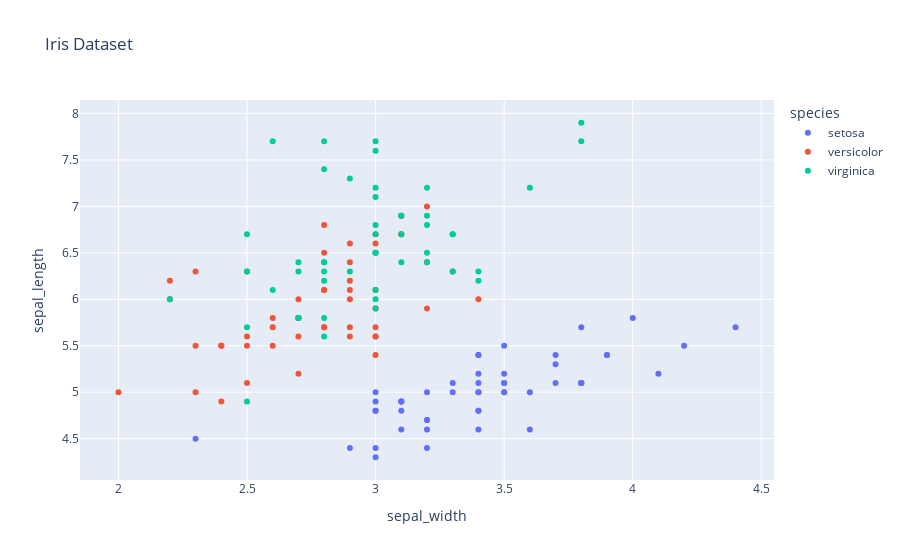

Notebook code for this chart:
### Code cell
fig = px.scatter(df, x="sepal_width", y="sepal_length", color="species", title="Iris Dataset")
fig

### Figure 1 — Plotly figure (JSON) as saved in the notebook; plotly's stock layout.template omitted (floating-point values rounded to 4 significant figures)
{"data": [{"hovertemplate": "species=setosa<br>sepal_width=%{x}<br>sepal_length=%{y}<extra></extra>", "legendgroup": "setosa", "marker": {"color": "#636efa", "symbol": "circle"}, "mode": "markers", "name": "setosa", "orientation": "v", "showlegend": true, "type": "scatter", "x": [3.5, 3, 3.2, 3.1, 3.6, 3.9, 3.4, 3.4, 2.9, 3.1, 3.7, 3.4, 3, 3, 4, 4.4, 3.9, 3.5, 3.8, 3.8, 3.4, 3.7, 3.6, 3.3, 3.4, 3, 3.4, 3.5, 3.4, 3.2, 3.1, 3.4, 4.1, 4.2, 3.1, 3.2, 3.5, 3.1, 3, 3.4, 3.5, 2.3, 3.2, 3.5, 3.8, 3, 3.8, 3.2, 3.7, 3.3], "xaxis": "x", "y": [5.1, 4.9, 4.7, 4.6, 5, 5.4, 4.6, 5, 4.4, 4.9, 5.4, 4.8, 4.8, 4.3, 5.8, 5.7, 5.4, 5.1, 5.7, 5.1, 5.4, 5.1, 4.6, 5.1, 4.8, 5, 5, 5.2, 5.2, 4.7, 4.8, 5.4, 5.2, 5.5, 4.9, 5, 5.5, 4.9, 4.4, 5.1, 5, 4.5, 4.4, 5, 5.1, 4.8, 5.1, 4.6, 5.3, 5], "yaxis": "y"}, {"hovertemplate": "species=versicolor<br>sepal_width=%{x}<br>sepal_length=%{y}<extra></extra>", "legendgroup": "versicolor", "marker": {"color": "#EF553B", "symbol": "circle"}, "mode": "markers", "name": "versicolor", "orientation": "v", "showlegend": true, "type": "scatter", "x": [3.2, 3.2, 3.1, 2.3, 2.8, 2.8, 3.3, 2.4, 2.9, 2.7, 2, 3, 2.2, 2.9, 2.9, 3.1, 3, 2.7, 2.2, 2.5, 3.2, 2.8, 2.5, 2.8, 2.9, 3, 2.8, 3, 2.9, 2.6, 2.4, 2.4, 2.7, 2.7, 3, 3.4, 3.1, 2.3, 3, 2.5, 2.6, 3, 2.6, 2.3, 2.7, 3, 2.9, 2.9, 2.5, 2.8], "xaxis": "x", "y": [7, 6.4, 6.9, 5.5, 6.5, 5.7, 6.3, 4.9, 6.6, 5.2, 5, 5.9, 6, 6.1, 5.6, 6.7, 5.6, 5.8, 6.2, 5.6, 5.9, 6.1, 6.3, 6.1, 6.4, 6.6, 6.8, 6.7, 6, 5.7, 5.5, 5.5, 5.8, 6, 5.4, 6, 6.7, 6.3, 5.6, 5.5, 5.5, 6.1, 5.8, 5, 5.6, 5.7, 5.7, 6.2, 5.1, 5.7], "yaxis": "y"}, {"hovertemplate": "species=virginica<br>sepal_width=%{x}<br>sepal_length=%{y}<extra></extra>", "legendgroup": "virginica", "marker": {"color": "#00cc96", "symbol": "circle"}, "mode": "markers", "name": "virginica", "orientation": "v", "showlegend": true, "type": "scatter", "x": [3.3, 2.7, 3, 2.9, 3, 3, 2.5, 2.9, 2.5, 3.6, 3.2, 2.7, 3, 2.5, 2.8, 3.2, 3, 3.8, 2.6, 2.2, 3.2, 2.8, 2.8, 2.7, 3.3, 3.2, 2.8, 3, 2.8, 3, 2.8, 3.8, 2.8, 2.8, 2.6, 3, 3.4, 3.1, 3, 3.1, 3.1, 3.1, 2.7, 3.2, 3.3, 3, 2.5, 3, 3.4, 3], "xaxis": "x", "y": [6.3, 5.8, 7.1, 6.3, 6.5, 7.6, 4.9, 7.3, 6.7, 7.2, 6.5, 6.4, 6.8, 5.7, 5.8, 6.4, 6.5, 7.7, 7.7, 6, 6.9, 5.6, 7.7, 6.3, 6.7, 7.2, 6.2, 6.1, 6.4, 7.2, 7.4, 7.9, 6.4, 6.3, 6.1, 7.7, 6.3, 6.4, 6, 6.9, 6.7, 6.9, 5.8, 6.8, 6.7, 6.7, 6.3, 6.5, 6.2, 5.9], "yaxis": "y"}], "layout": {"autosize": true, "legend": {"title": {"text": "species"}, "tracegroupgap": 0}, "title": {"text": "Iris Dataset"}, "xaxis": {"anchor": "y", "autorange": true, "domain": [0, 1], "range": [1.841, 4.559], "title": {"text": "sepal_width"}, "type": "linear"}, "yaxis": {"anchor": "x", "autorange": true, "domain": [0, 1], "range": [4.003, 8.197], "title": {"text": "sepal_length"}, "type": "linear"}}}
